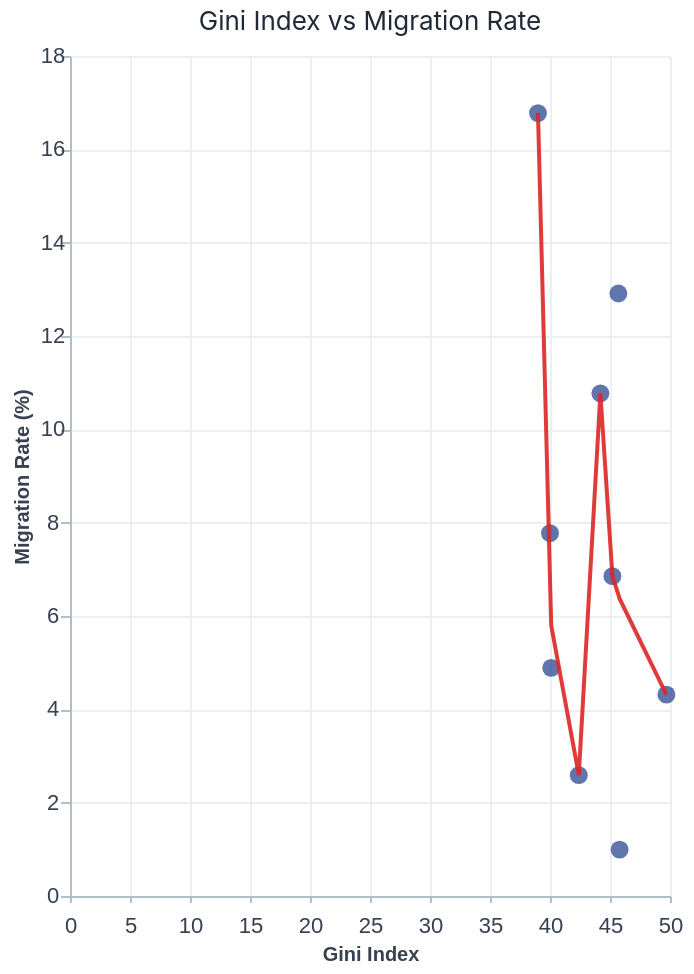

The cell this chart's notebook holds for it:
### Code cell
gini_index= chart_scatter_vs_migration("Gini_index")
save_chart(gini_index, "scatter_gini_vs_migration")
gini_index

### Figure 1 — Vega-Lite specification as saved in the notebook (floating-point values rounded to 4 significant figures)
{"config": {"title": {"fontSize": 13, "fontWeight": "normal", "anchor": "middle", "color": "#1F2937", "font": "Inter, Helvetica, Arial, sans-serif", "subtitleFontSize": 12, "subtitleColor": "#4B5563", "subtitleFont": "Inter, Helvetica, Arial, sans-serif", "subtitlePadding": 2, "subtitleLineHeight": 15}, "text": {"fontSize": 11, "fontWeight": "normal", "font": "Inter, Helvetica, Arial, sans-serif", "color": "#1F2937", "align": "center", "baseline": "middle"}, "axis": {"labelFontSize": 11, "titleFontSize": 10, "grid": true, "gridColor": "#ECEFF4", "domainColor": "#B0BEC5", "tickColor": "#B0BEC5", "labelColor": "#374151", "titleColor": "#374151", "labelAlign": "center", "titleAlign": "center", "labelPadding": 4}, "axisX": {"labelAngle": 0, "labelAlign": "center", "labelBaseline": "top", "labelPadding": 6, "tickSize": 3}, "legend": {"titleFontSize": 11, "labelFontSize": 10, "cornerRadius": 6, "orient": "top", "direction": "horizontal", "titleAnchor": "middle", "labelAlign": "center", "titleAlign": "center", "padding": 4, "symbolSize": 90, "symbolType": "square", "symbolStrokeWidth": 0.3, "titleColor": "#1F2937", "labelColor": "#374151", "columns": 3, "columnPadding": 10, "symbolLimit": 200}, "view": {"stroke": null, "fill": "transparent"}, "geoshape": {"fill": "#f9f9f9", "stroke": "#cccccc", "strokeWidth": 0.4}, "range": {"category": {"scheme": "tableau10"}, "heatmap": {"scheme": "blues"}, "diverging": {"scheme": "redblue"}, "ramp": {"scheme": "blues"}}, "mark": {"opacity": 0.9}}, "layer": [{"mark": {"type": "point", "color": "#1E3A8A", "filled": true, "opacity": 0.7, "size": 80}, "encoding": {"x": {"field": "Gini_index", "title": "Gini Index", "type": "quantitative"}, "y": {"field": "migration_rate", "title": "Migration Rate (%)", "type": "quantitative"}}}, {"mark": {"type": "line", "color": "#DC2626"}, "encoding": {"x": {"field": "Gini_index", "type": "quantitative"}, "y": {"field": "migration_rate", "type": "quantitative"}}, "transform": [{"loess": "migration_rate", "on": "Gini_index", "bandwidth": 0.5}]}], "background": "transparent", "data": {"name": "data-784003ec3b14cd55139810ff5b67dd7d"}, "height": 420, "title": {"text": "Gini Index vs Migration Rate", "anchor": "middle"}, "width": 300, "$schema": "https://vega.github.io/schema/vega-lite/v5.8.0.json", "datasets": {"data-784003ec3b14cd55139810ff5b67dd7d": [{"origin": "Argentina", "year": 2024, "region": "Americas", "sub-region": "Latin America and the Caribbean", "intermediate-region": "South America", "alpha-3": "ARG", "Gini_index": 42.4, "total_migrants": 1.183, "female_migrants": 0.5922, "male_migrants": 0.5912, "pct_female_migrants": 50.04, "pct_male_migrants": 49.96, "total_population": 45.7, "migration_rate": 2.59}, {"origin": "Costa Rica", "year": 2024, "region": "Americas", "sub-region": "Latin America and the Caribbean", "intermediate-region": "Central America", "alpha-3": "CRI", "Gini_index": 45.8, "total_migrants": 0.05098, "female_migrants": 0.02615, "male_migrants": 0.02483, "pct_female_migrants": 51.3, "pct_male_migrants": 48.7, "total_population": 5.13, "migration_rate": 0.9938}, {"origin": "Dominican Republic", "year": 2024, "region": "Americas", "sub-region": "Latin America and the Caribbean", "intermediate-region": "Caribbean", "alpha-3": "DOM", "Gini_index": 39.0, "total_migrants": 1.917, "female_migrants": 1.069, "male_migrants": 0.8485, "pct_female_migrants": 55.74, "pct_male_migrants": 44.26, "total_population": 11.43, "migration_rate": 16.78}, {"origin": "Ecuador", "year": 2024, "region": "Americas", "sub-region": "Latin America and the Caribbean", "intermediate-region": "South America", "alpha-3": "ECU", "Gini_index": 45.2, "total_migrants": 1.243, "female_migrants": 0.6427, "male_migrants": 0.6004, "pct_female_migrants": 51.7, "pct_male_migrants": 48.3, "total_population": 18.14, "migration_rate": 6.854}, {"origin": "Honduras", "year": 2024, "region": "Americas", "sub-region": "Latin America and the Caribbean", "intermediate-region": "Central America", "alpha-3": "HND", "Gini_index": 45.7, "total_migrants": 1.398, "female_migrants": 0.7132, "male_migrants": 0.6843, "pct_female_migrants": 51.03, "pct_male_migrants": 48.97, "total_population": 10.83, "migration_rate": 12.91}, {"origin": "Panama", "year": 2024, "region": "Americas", "sub-region": "Latin America and the Caribbean", "intermediate-region": "Central America", "alpha-3": "PAN", "Gini_index": 49.7, "total_migrants": 0.1948, "female_migrants": 0.1066, "male_migrants": 0.08822, "pct_female_migrants": 54.71, "pct_male_migrants": 45.29, "total_population": 4.516, "migration_rate": 4.314}, {"origin": "Paraguay", "year": 2024, "region": "Americas", "sub-region": "Latin America and the Caribbean", "intermediate-region": "South America", "alpha-3": "PRY", "Gini_index": 44.2, "total_migrants": 0.7464, "female_migrants": 0.4249, "male_migrants": 0.3215, "pct_female_migrants": 56.93, "pct_male_migrants": 43.07, "total_population": 6.929, "migration_rate": 10.77}, {"origin": "Peru", "year": 2024, "region": "Americas", "sub-region": "Latin America and the Caribbean", "intermediate-region": "South America", "alpha-3": "PER", "Gini_index": 40.1, "total_migrants": 1.672, "female_migrants": 0.8911, "male_migrants": 0.7814, "pct_female_migrants": 53.28, "pct_male_migrants": 46.72, "total_population": 34.22, "migration_rate": 4.888}, {"origin": "Uruguay", "year": 2024, "region": "Americas", "sub-region": "Latin America and the Caribbean", "intermediate-region": "South America", "alpha-3": "URY", "Gini_index": 40.0, "total_migrants": 0.2633, "female_migrants": 0.1363, "male_migrants": 0.127, "pct_female_migrants": 51.77, "pct_male_migrants": 48.23, "total_population": 3.387, "migration_rate": 7.774}]}}
